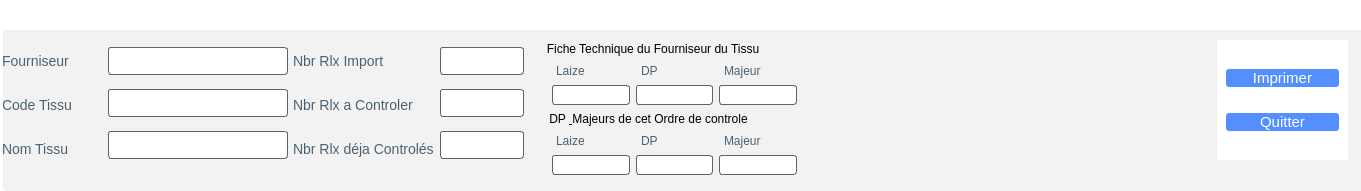
    <widget class="QFrame" name="frame_Top">
     <property name="geometry">
      <rect>
       <x>30</x>
       <y>0</y>
       <width>1361</width>
       <height>191</height>
      </rect>
     </property>
     <property name="maximumSize">
      <size>
       <width>16777215</width>
       <height>200</height>
      </size>
     </property>
     <property name="styleSheet">
      <string notr="true">QFrame{

	background-color: rgb(255, 255, 255);
	border:0px;
}</string>
     </property>
     <property name="frameShape">
      <enum>QFrame::StyledPanel</enum>
     </property>
     <property name="frameShadow">
      <enum>QFrame::Raised</enum>
     </property>
     <widget class="QFrame" name="frame_TopCenter">
      <property name="geometry">
       <rect>
        <x>3</x>
        <y>30</y>
        <width>1401</width>
        <height>161</height>
       </rect>
      </property>
      <property name="styleSheet">
       <string notr="true">background-color: rgb(242, 242, 242);
border-radius:3px;</string>
      </property>
      <property name="frameShape">
       <enum>QFrame::StyledPanel</enum>
      </property>
      <property name="frameShadow">
       <enum>QFrame::Raised</enum>
      </property>
      <widget class="QFrame" name="frame_Information_du_Tissu">
       <property name="geometry">
        <rect>
         <x>-20</x>
         <y>-10</y>
         <width>541</width>
         <height>153</height>
        </rect>
       </property>
       <property name="styleSheet">
        <string notr="true">background-color: rgb(242, 242, 242);
border-radius:3px;</string>
       </property>
       <property name="frameShape">
        <enum>QFrame::StyledPanel</enum>
       </property>
       <property name="frameShadow">
        <enum>QFrame::Raised</enum>
       </property>
       <widget class="QWidget" name="">
        <property name="geometry">
         <rect>
          <x>19</x>
          <y>19</y>
          <width>286</width>
          <height>131</height>
         </rect>
        </property>
        <layout class="QHBoxLayout" name="horizontalLayout">
         <item>
          <layout class="QVBoxLayout" name="verticalLayout">
           <item>
            <widget class="QLabel" name="label_Fourniseur">
             <property name="minimumSize">
              <size>
               <width>0</width>
               <height>33</height>
              </size>
             </property>
             <property name="maximumSize">
              <size>
               <width>16777215</width>
               <height>33</height>
              </size>
             </property>
             <property name="styleSheet">
              <string notr="true">QLabel{
	text-align:left;
	color:#4b6272;
	border:0px;
	font-size:14px;
}


</string>
             </property>
             <property name="text">
              <string>Fourniseur</string>
             </property>
            </widget>
           </item>
           <item>
            <widget class="QLabel" name="label_Code_Tissu">
             <property name="minimumSize">
              <size>
               <width>0</width>
               <height>33</height>
              </size>
             </property>
             <property name="maximumSize">
              <size>
               <width>16777215</width>
               <height>33</height>
              </size>
             </property>
             <property name="styleSheet">
              <string notr="true">QLabel{
	text-align:left;
	color:#4b6272;
	border:0px;
	font-size:14px;
}
</string>
             </property>
             <property name="text">
              <string>Code Tissu</string>
             </property>
            </widget>
           </item>
           <item>
            <widget class="QLabel" name="label_Nom_Tissu">
             <property name="minimumSize">
              <size>
               <width>0</width>
               <height>33</height>
              </size>
             </property>
             <property name="maximumSize">
              <size>
               <width>16777215</width>
               <height>33</height>
              </size>
             </property>
             <property name="styleSheet">
              <string notr="true">QLabel{
	text-align:left;
	color:#4b6272;
	border:0px;
	font-size:14px;
}


</string>
             </property>
             <property name="text">
              <string>Nom Tissu</string>
             </property>
            </widget>
           </item>
          </layout>
         </item>
         <item>
          <layout class="QVBoxLayout" name="verticalLayout_3">
           <item>
            <widget class="QLineEdit" name="lineEdit_Fourniseur">
             <property name="minimumSize">
              <size>
               <width>180</width>
               <height>28</height>
              </size>
             </property>
             <property name="maximumSize">
              <size>
               <width>180</width>
               <height>28</height>
              </size>
             </property>
             <property name="styleSheet">
              <string notr="true">QLineEdit {
    border: 1px solid  rgb(99, 99, 99);
    border-radius: 3px;
    padding: 5px;
    background-color: #fff;
    color: rgb(100, 100, 100);
}
QLineEdit:hover {
    border: 1px solid rgb(186, 189, 182);
}
QLineEdit:focus {
    border: 1px solid   rgb(114, 159, 207);
    color: rgb(100, 100, 100);
}

</string>
             </property>
            </widget>
           </item>
           <item>
            <widget class="QLineEdit" name="lineEdit_Code_Tissu">
             <property name="minimumSize">
              <size>
               <width>180</width>
               <height>28</height>
              </size>
             </property>
             <property name="maximumSize">
              <size>
               <width>180</width>
               <height>28</height>
              </size>
             </property>
             <property name="styleSheet">
              <string notr="true">QLineEdit {
    border: 1px solid  rgb(99, 99, 99);
    border-radius: 3px;
    padding: 5px;
    background-color: #fff;
    color: rgb(100, 100, 100);
}
QLineEdit:hover {
    border: 1px solid rgb(186, 189, 182);
}
QLineEdit:focus {
    border: 1px solid   rgb(114, 159, 207);
    color: rgb(100, 100, 100);
}

</string>
             </property>
            </widget>
           </item>
           <item>
            <widget class="QLineEdit" name="lineEdit_Nom_Tissu">
             <property name="minimumSize">
              <size>
               <width>180</width>
               <height>28</height>
              </size>
             </property>
             <property name="maximumSize">
              <size>
               <width>180</width>
               <height>28</height>
              </size>
             </property>
             <property name="styleSheet">
              <string notr="true">QLineEdit {
    border: 1px solid  rgb(99, 99, 99);
    border-radius: 3px;
    padding: 5px;
    background-color: #fff;
    color: rgb(100, 100, 100);
}
QLineEdit:hover {
    border: 1px solid rgb(186, 189, 182);
}
QLineEdit:focus {
    border: 1px solid   rgb(114, 159, 207);
    color: rgb(100, 100, 100);
}

</string>
             </property>
            </widget>
           </item>
          </layout>
         </item>
        </layout>
       </widget>
       <widget class="QWidget" name="">
        <property name="geometry">
         <rect>
          <x>310</x>
          <y>19</y>
          <width>231</width>
          <height>131</height>
         </rect>
        </property>
        <layout class="QHBoxLayout" name="horizontalLayout_3">
         <item>
          <layout class="QVBoxLayout" name="verticalLayout_6">
           <item>
            <widget class="QLabel" name="label_Nbr_Rlx_Import">
             <property name="minimumSize">
              <size>
               <width>0</width>
               <height>33</height>
              </size>
             </property>
             <property name="maximumSize">
              <size>
               <width>16777215</width>
               <height>33</height>
              </size>
             </property>
             <property name="styleSheet">
              <string notr="true">QLabel{
	text-align:left;
	color:#4b6272;
	border:0px;
	font-size:14px;
}


</string>
             </property>
             <property name="text">
              <string>Nbr Rlx Import</string>
             </property>
            </widget>
           </item>
           <item>
            <widget class="QLabel" name="label_Nbr_Rlx_a_Controler">
             <property name="minimumSize">
              <size>
               <width>0</width>
               <height>33</height>
              </size>
             </property>
             <property name="maximumSize">
              <size>
               <width>16777215</width>
               <height>33</height>
              </size>
             </property>
             <property name="cursor">
              <cursorShape>ArrowCursor</cursorShape>
             </property>
             <property name="styleSheet">
              <string notr="true">QLabel{
	text-align:left;
	color:#4b6272;
	border:0px;
	font-size:14px;
}
</string>
             </property>
             <property name="text">
              <string>Nbr Rlx a Controler</string>
             </property>
            </widget>
           </item>
           <item>
            <widget class="QLabel" name="label_Nbr_Rlx_deja_Controles">
             <property name="minimumSize">
              <size>
               <width>0</width>
               <height>33</height>
              </size>
             </property>
             <property name="maximumSize">
              <size>
               <width>16777215</width>
               <height>33</height>
              </size>
             </property>
             <property name="styleSheet">
              <string notr="true">QLabel{
	text-align:left;
	color:#4b6272;
	border:0px;
	font-size:14px;
}


</string>
             </property>
             <property name="text">
              <string>Nbr Rlx déja Controlés</string>
             </property>
            </widget>
           </item>
          </layout>
         </item>
         <item>
          <layout class="QVBoxLayout" name="verticalLayout_7">
           <item>
            <widget class="QLineEdit" name="lineEdit_Nbr_Rlx_Import">
             <property name="minimumSize">
              <size>
               <width>50</width>
               <height>0</height>
              </size>
             </property>
             <property name="maximumSize">
              <size>
               <width>180</width>
               <height>28</height>
              </size>
             </property>
             <property name="styleSheet">
              <string notr="true">QLineEdit {
    border: 1px solid  rgb(99, 99, 99);
    border-radius: 3px;
    padding: 5px;
    background-color: #fff;
    color: rgb(100, 100, 100);
}
QLineEdit:hover {
    border: 1px solid rgb(186, 189, 182);
}
QLineEdit:focus {
    border: 1px solid   rgb(114, 159, 207);
    color: rgb(100, 100, 100);
}

</string>
             </property>
            </widget>
           </item>
           <item>
            <widget class="QLineEdit" name="lineEdit_Nbr_Rlx_a_Controler">
             <property name="minimumSize">
              <size>
               <width>50</width>
               <height>0</height>
              </size>
             </property>
             <property name="maximumSize">
              <size>
               <width>180</width>
               <height>28</height>
              </size>
             </property>
             <property name="styleSheet">
              <string notr="true">QLineEdit {
    border: 1px solid  rgb(99, 99, 99);
    border-radius: 3px;
    padding: 5px;
    background-color: #fff;
    color: rgb(100, 100, 100);
}
QLineEdit:hover {
    border: 1px solid rgb(186, 189, 182);
}
QLineEdit:focus {
    border: 1px solid   rgb(114, 159, 207);
    color: rgb(100, 100, 100);
}

</string>
             </property>
            </widget>
           </item>
           <item>
            <widget class="QLineEdit" name="lineEdit_Nbr_Rlx_deja_Controles">
             <property name="minimumSize">
              <size>
               <width>50</width>
               <height>0</height>
              </size>
             </property>
             <property name="maximumSize">
              <size>
               <width>180</width>
               <height>28</height>
              </size>
             </property>
             <property name="styleSheet">
              <string notr="true">QLineEdit {
    border: 1px solid  rgb(99, 99, 99);
    border-radius: 3px;
    padding: 5px;
    background-color: #fff;
    color: rgb(100, 100, 100);
}
QLineEdit:hover {
    border: 1px solid rgb(186, 189, 182);
}
QLineEdit:focus {
    border: 1px solid   rgb(114, 159, 207);
    color: rgb(100, 100, 100);
}

</string>
             </property>
            </widget>
           </item>
          </layout>
         </item>
        </layout>
       </widget>
      </widget>
      <widget class="QFrame" name="frame">
       <property name="geometry">
        <rect>
         <x>540</x>
         <y>0</y>
         <width>321</width>
         <height>181</height>
        </rect>
       </property>
       <property name="styleSheet">
        <string notr="true"/>
       </property>
       <property name="frameShape">
        <enum>QFrame::StyledPanel</enum>
       </property>
       <property name="frameShadow">
        <enum>QFrame::Raised</enum>
       </property>
       <widget class="QGroupBox" name="groupBox_Fiche_Technique_du_Fourniseur_du_Tissu">
        <property name="geometry">
         <rect>
          <x>0</x>
          <y>10</y>
          <width>263</width>
          <height>84</height>
         </rect>
        </property>
        <property name="styleSheet">
         <string notr="true">padding: 2px;
border-radius: 3px;
  
</string>
        </property>
        <property name="title">
         <string>Fiche Technique du Fourniseur du Tissu</string>
        </property>
        <layout class="QGridLayout" name="gridLayout">
         <property name="topMargin">
          <number>9</number>
         </property>
         <property name="bottomMargin">
          <number>12</number>
         </property>
         <item row="0" column="0">
          <layout class="QVBoxLayout" name="verticalLayout_32">
           <property name="spacing">
            <number>0</number>
           </property>
           <property name="sizeConstraint">
            <enum>QLayout::SetFixedSize</enum>
           </property>
           <item>
            <widget class="QLabel" name="label_Laize">
             <property name="minimumSize">
              <size>
               <width>0</width>
               <height>29</height>
              </size>
             </property>
             <property name="maximumSize">
              <size>
               <width>16777215</width>
               <height>29</height>
              </size>
             </property>
             <property name="styleSheet">
              <string notr="true">QLabel{
	text-align:left;
	color:#4b6272;
	border:0px;
	font-size:12px;
    padding :1px
}


</string>
             </property>
             <property name="text">
              <string notr="true">Laize</string>
             </property>
            </widget>
           </item>
           <item>
            <widget class="QLineEdit" name="lineEdit_Laize">
             <property name="minimumSize">
              <size>
               <width>0</width>
               <height>20</height>
              </size>
             </property>
             <property name="maximumSize">
              <size>
               <width>16777215</width>
               <height>20</height>
              </size>
             </property>
             <property name="styleSheet">
              <string notr="true">QLineEdit {
    border: 1px solid  rgb(99, 99, 99);
    border-radius: 3px;
    padding: 5px;
    background-color: #fff;
    color: rgb(100, 100, 100);
}
QLineEdit:hover {
    border: 1px solid rgb(186, 189, 182);
}
QLineEdit:focus {
    border: 1px solid   rgb(114, 159, 207);
    color: rgb(100, 100, 100);
}

</string>
             </property>
            </widget>
           </item>
          </layout>
         </item>
         <item row="0" column="1">
          <layout class="QVBoxLayout" name="verticalLayout_8">
           <property name="spacing">
            <number>0</number>
           </property>
           <property name="sizeConstraint">
            <enum>QLayout::SetFixedSize</enum>
           </property>
           <item>
            <widget class="QLabel" name="label_DP">
             <property name="minimumSize">
              <size>
               <width>0</width>
               <height>29</height>
              </size>
             </property>
             <property name="maximumSize">
              <size>
               <width>16777215</width>
               <height>29</height>
              </size>
             </property>
             <property name="styleSheet">
              <string notr="true">QLabel{
	text-align:left;
	color:#4b6272;
	border:0px;
	font-size:12px;
}


</string>
             </property>
             <property name="text">
              <string>DP</string>
             </property>
            </widget>
           </item>
           <item>
            <widget class="QLineEdit" name="lineEdit_DP">
             <property name="minimumSize">
              <size>
               <width>0</width>
               <height>20</height>
              </size>
             </property>
             <property name="maximumSize">
              <size>
               <width>16777215</width>
               <height>20</height>
              </size>
             </property>
             <property name="styleSheet">
              <string notr="true">QLineEdit {
    border: 1px solid  rgb(99, 99, 99);
    border-radius: 3px;
    padding: 5px;
    background-color: #fff;
    color: rgb(100, 100, 100);
}
QLineEdit:hover {
    border: 1px solid rgb(186, 189, 182);
}
QLineEdit:focus {
    border: 1px solid   rgb(114, 159, 207);
    color: rgb(100, 100, 100);
}

</string>
             </property>
            </widget>
           </item>
          </layout>
         </item>
         <item row="0" column="2">
          <layout class="QVBoxLayout" name="verticalLayout_9">
           <property name="spacing">
            <number>0</number>
           </property>
           <property name="sizeConstraint">
            <enum>QLayout::SetFixedSize</enum>
           </property>
           <item>
            <widget class="QLabel" name="label_Majeur">
             <property name="minimumSize">
              <size>
               <width>0</width>
               <height>29</height>
              </size>
             </property>
             <property name="maximumSize">
              <size>
               <width>16777215</width>
               <height>29</height>
              </size>
             </property>
             <property name="styleSheet">
              <string notr="true">QLabel{
	text-align:left;
	color:#4b6272;
	border:0px;
	font-size:12px;
}


</string>
             </property>
             <property name="text">
              <string>Majeur</string>
             </property>
            </widget>
           </item>
           <item>
            <widget class="QLineEdit" name="lineEdit_Majeur">
             <property name="minimumSize">
              <size>
               <width>0</width>
               <height>20</height>
              </size>
             </property>
             <property name="maximumSize">
              <size>
               <width>16777215</width>
               <height>20</height>
              </size>
             </property>
             <property name="styleSheet">
              <string notr="true">QLineEdit {
    border: 1px solid  rgb(99, 99, 99);
    border-radius: 3px;
    padding: 5px;
    background-color: #fff;
    color: rgb(100, 100, 100);
}
QLineEdit:hover {
    border: 1px solid rgb(186, 189, 182);
}
QLineEdit:focus {
    border: 1px solid   rgb(114, 159, 207);
    color: rgb(100, 100, 100);
}

</string>
             </property>
            </widget>
           </item>
          </layout>
         </item>
        </layout>
       </widget>
       <widget class="QGroupBox" name="groupBox_DP_Majeurs_de_cet_Ordre_de_Controle">
        <property name="geometry">
         <rect>
          <x>0</x>
          <y>80</y>
          <width>263</width>
          <height>84</height>
         </rect>
        </property>
        <property name="styleSheet">
         <string notr="true">padding: 2px;
border-radius: 3px;
  
</string>
        </property>
        <property name="title">
         <string>DP &amp; Majeurs de cet Ordre de controle</string>
        </property>
        <layout class="QGridLayout" name="gridLayout_9">
         <property name="topMargin">
          <number>9</number>
         </property>
         <property name="bottomMargin">
          <number>12</number>
         </property>
         <item row="0" column="0">
          <layout class="QVBoxLayout" name="verticalLayout_28">
           <property name="spacing">
            <number>0</number>
           </property>
           <property name="sizeConstraint">
            <enum>QLayout::SetFixedSize</enum>
           </property>
           <item>
            <widget class="QLabel" name="label_Laize_2">
             <property name="minimumSize">
              <size>
               <width>0</width>
               <height>29</height>
              </size>
             </property>
             <property name="maximumSize">
              <size>
               <width>16777215</width>
               <height>29</height>
              </size>
             </property>
             <property name="styleSheet">
              <string notr="true">QLabel{
	text-align:left;
	color:#4b6272;
	border:0px;
	font-size:12px;
    padding :1px
}


</string>
             </property>
             <property name="text">
              <string notr="true">Laize</string>
             </property>
            </widget>
           </item>
           <item>
            <widget class="QLineEdit" name="lineEdit_Laize2">
             <property name="minimumSize">
              <size>
               <width>0</width>
               <height>20</height>
              </size>
             </property>
             <property name="maximumSize">
              <size>
               <width>16777215</width>
               <height>20</height>
              </size>
             </property>
             <property name="styleSheet">
              <string notr="true">QLineEdit {
    border: 1px solid  rgb(99, 99, 99);
    border-radius: 3px;
    padding: 5px;
    background-color: #fff;
    color: rgb(100, 100, 100);
}
QLineEdit:hover {
    border: 1px solid rgb(186, 189, 182);
}
QLineEdit:focus {
    border: 1px solid   rgb(114, 159, 207);
    color: rgb(100, 100, 100);
}

</string>
             </property>
            </widget>
           </item>
          </layout>
         </item>
         <item row="0" column="1">
          <layout class="QVBoxLayout" name="verticalLayout_29">
           <property name="spacing">
            <number>0</number>
           </property>
           <property name="sizeConstraint">
            <enum>QLayout::SetFixedSize</enum>
           </property>
           <item>
            <widget class="QLabel" name="label_DP_2">
             <property name="minimumSize">
              <size>
               <width>0</width>
               <height>29</height>
              </size>
             </property>
             <property name="maximumSize">
              <size>
               <width>16777215</width>
               <height>29</height>
              </size>
             </property>
             <property name="styleSheet">
              <string notr="true">QLabel{
	text-align:left;
	color:#4b6272;
	border:0px;
	font-size:12px;
}


</string>
             </property>
             <property name="text">
              <string>DP</string>
             </property>
            </widget>
           </item>
           <item>
            <widget class="QLineEdit" name="lineEdit_DP_2">
             <property name="minimumSize">
              <size>
               <width>0</width>
               <height>20</height>
              </size>
             </property>
             <property name="maximumSize">
              <size>
               <width>16777215</width>
               <height>20</height>
              </size>
             </property>
             <property name="styleSheet">
              <string notr="true">QLineEdit {
    border: 1px solid  rgb(99, 99, 99);
    border-radius: 3px;
    padding: 5px;
    background-color: #fff;
    color: rgb(100, 100, 100);
}
QLineEdit:hover {
    border: 1px solid rgb(186, 189, 182);
}
QLineEdit:focus {
    border: 1px solid   rgb(114, 159, 207);
    color: rgb(100, 100, 100);
}

</string>
             </property>
            </widget>
           </item>
          </layout>
         </item>
         <item row="0" column="2">
          <layout class="QVBoxLayout" name="verticalLayout_30">
           <property name="spacing">
            <number>0</number>
           </property>
           <property name="sizeConstraint">
            <enum>QLayout::SetFixedSize</enum>
           </property>
           <item>
            <widget class="QLabel" name="label_Majeur_2">
             <property name="minimumSize">
              <size>
               <width>0</width>
               <height>29</height>
              </size>
             </property>
             <property name="maximumSize">
              <size>
               <width>16777215</width>
               <height>29</height>
              </size>
             </property>
             <property name="styleSheet">
              <string notr="true">QLabel{
	text-align:left;
	color:#4b6272;
	border:0px;
	font-size:12px;
}


</string>
             </property>
             <property name="text">
              <string>Majeur</string>
             </property>
            </widget>
           </item>
           <item>
            <widget class="QLineEdit" name="lineEdit_Majeur_2">
             <property name="minimumSize">
              <size>
               <width>0</width>
               <height>20</height>
              </size>
             </property>
             <property name="maximumSize">
              <size>
               <width>16777215</width>
               <height>20</height>
              </size>
             </property>
             <property name="styleSheet">
              <string notr="true">QLineEdit {
    border: 1px solid  rgb(99, 99, 99);
    border-radius: 3px;
    padding: 5px;
    background-color: #fff;
    color: rgb(100, 100, 100);
}
QLineEdit:hover {
    border: 1px solid rgb(186, 189, 182);
}
QLineEdit:focus {
    border: 1px solid   rgb(114, 159, 207);
    color: rgb(100, 100, 100);
}

</string>
             </property>
            </widget>
           </item>
          </layout>
         </item>
        </layout>
       </widget>
      </widget>
     </widget>
     <widget class="QFrame" name="frame_TopFunctions">
      <property name="geometry">
       <rect>
        <x>1217</x>
        <y>40</y>
        <width>131</width>
        <height>120</height>
       </rect>
      </property>
      <property name="frameShape">
       <enum>QFrame::StyledPanel</enum>
      </property>
      <property name="frameShadow">
       <enum>QFrame::Raised</enum>
      </property>
      <layout class="QGridLayout" name="gridLayout_2">
       <item row="0" column="0">
        <widget class="QPushButton" name="pushButton_Imprimer">
         <property name="styleSheet">
          <string notr="true">QPushButton{
	color:#fff;
	border:0px;
	border-radius:3px;
	font-size:15px;
	cursor: pointer;
	background-color:#538fff;
}
QPushButton:hover{
background-color:#3668ff;
}</string>
         </property>
         <property name="text">
          <string>Imprimer</string>
         </property>
        </widget>
       </item>
       <item row="1" column="0">
        <widget class="QPushButton" name="pushButton_Quitter">
         <property name="styleSheet">
          <string notr="true">QPushButton{
	color:#fff;
	border:0px;
	border-radius:3px;
	font-size:15px;
	cursor: pointer;
	background-color:#538fff;
}
QPushButton:hover{
background-color:#3668ff;
}</string>
         </property>
         <property name="text">
          <string>Quitter</string>
         </property>
        </widget>
       </item>
      </layout>
     </widget>
    </widget>
